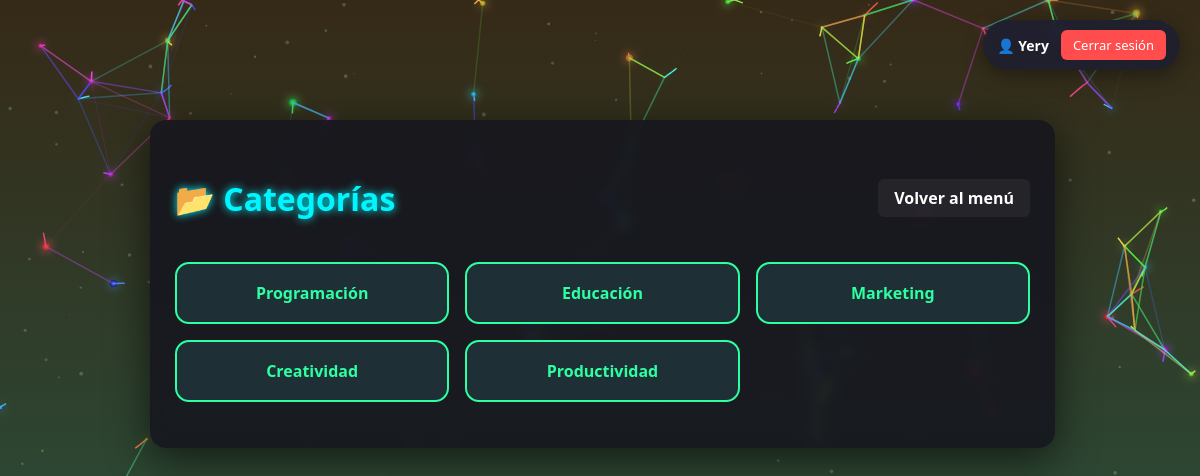
Page /SistemaInformacion1/public/categorias.php (signed in) on the committed database.
### tables this page shows
CREATE TABLE `categoria` (
  `id` int(11) NOT NULL,
  `nombre` varchar(100) NOT NULL,
  `descripcion` varchar(255) DEFAULT NULL,
  `color` varchar(30) DEFAULT NULL
);

### SistemaInformacion1/public/categorias.php (the view, shortened to what this page needs)
<?php
include '../config/db.php';
include '../partials/header.php';
$sql = "SELECT id, nombre FROM Categoria";
$stmt = $conn->query($sql);
$categorias = $stmt->fetchAll(PDO::FETCH_ASSOC);
?>
<div class="card">
    <div class="card-header">
        <h2>📂 Categorías</h2>
        <a href="index.php" class="volver-btn">Volver al menú</a>
    </div>
    <ul class="category-list">
        <?php foreach ($categorias as $c): ?>
            <li ondblclick="verCategoria(<?= $c['id'] ?>)">
                <?= $c['nombre'] ?>
            </li>
        <?php endforeach; ?>
    </ul>
</div>
<?php include '../partials/footer.php'; ?>

### SistemaInformacion1/assets/css/style.css (style rules this page uses)
html, body { margin: 0; padding: 0; min-height: 100vh; overflow-x: hidden; font-family: 'Segoe UI', Tahoma, Geneva, Verdana, sans-serif; color: #fff; }
body { background: linear-gradient(135deg, #0f2027, #203a43, #2c5364); }
.card { position: relative; z-index: 2; max-width: 700px; margin: auto; padding: 40px; background: rgba(20, 20, 30, 0.85); border-radius: 16px; text-align: center; box-shadow: 0 8px 30px rgba(0,0,0,0.6); backdrop-filter: blur(5px); transition: transform 0.3s; }
h1, h2 { text-align: center; }

### SistemaInformacion1/public/categorias.php (style rules this page uses)
body, html { margin: 0; padding: 0; font-family: 'Segoe UI', Tahoma, Geneva, Verdana, sans-serif; overflow-x: hidden; overflow-y: auto; height: 100%; }
.card { position: relative; z-index: 1; max-width: 900px; width: 95%; margin: 20px auto 40px; padding: 30px 25px; background: rgba(20,20,30,0.85); border-radius: 16px; color: #fff; box-shadow: 0 10px 40px rgba(0,0,0,0.6); backdrop-filter: blur(6px); }
.card-header { display: flex; justify-content: space-between; align-items: center; }
.card-header h2 { font-size: 2rem; color: #00f6ff; text-shadow: 0 0 8px #00f6ff; }
.volver-btn { text-decoration: none; padding: 8px 16px; background: rgba(255,255,255,0.05); color: #fff; border-radius: 6px; font-weight: 600; transition: all 0.2s; }
.category-list { list-style: none; padding: 0; display: grid; grid-template-columns: repeat(auto-fill, minmax(220px, 1fr)); gap: 16px; }
.category-list li { background: #1f2f36; border: 2px solid #2effa1; padding: 18px; border-radius: 14px; text-align: center; cursor: pointer; color: #2effa1; font-weight: bold; transition: all 0.3s ease; user-select: none; }
.container-center, .card { position: relative; z-index: 2; }

### rows in the picture
categoria: nombre "Programación"
categoria: nombre "Educación"
categoria: nombre "Marketing"
categoria: nombre "Creatividad"
categoria: nombre "Productividad"

### other values in the picture
$_SESSION['user_name'] "Yery"
